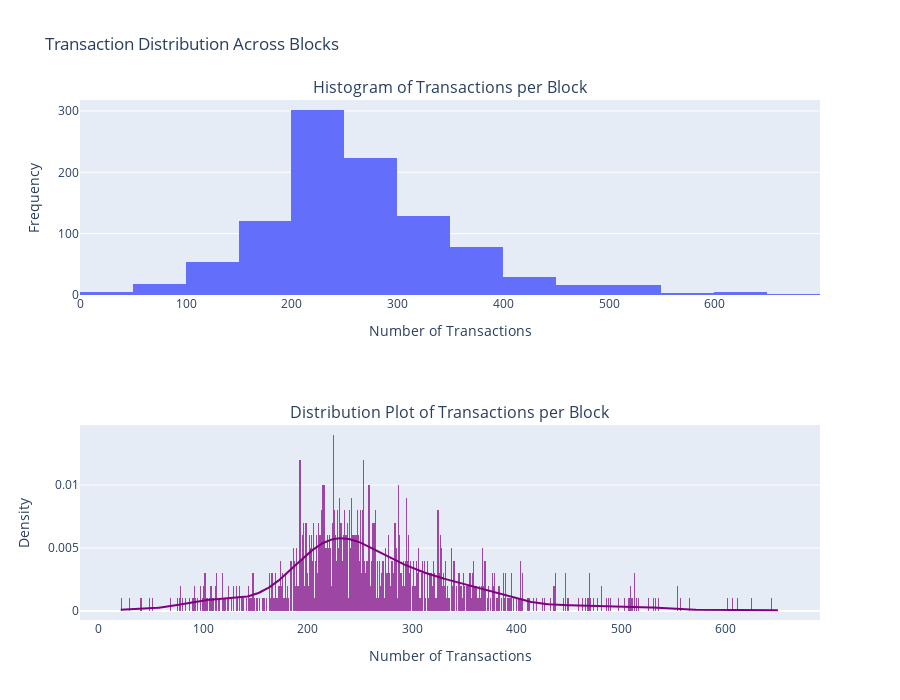

Source (notebook cell):
### Markdown cell above
### Distribution of Transaction per Block

### Code cell
fig3 = make_subplots(rows=2, cols=1, subplot_titles=(
    "Histogram of Transactions per Block",
    "Distribution Plot of Transactions per Block"
))

# 1. Histogram
hist_fig = px.histogram(block_df, x='transactions', nbins=30)
for trace in hist_fig['data']:
    fig3.add_trace(trace, row=1, col=1)

# 2. Distribution plot
dist_fig = ff.create_distplot([block_df['transactions']], group_labels=['Transactions'], colors=['purple'])
for trace in dist_fig['data']:
    fig3.add_trace(trace, row=2, col=1)

# Update layout
fig3.update_layout(
    height=700,
    title_text="Transaction Distribution Across Blocks",
    showlegend=False
)

fig3.update_xaxes(title_text='Number of Transactions', row=1, col=1)
fig3.update_yaxes(title_text='Frequency', row=1, col=1)
fig3.update_xaxes(title_text='Number of Transactions', row=2, col=1)
fig3.update_yaxes(title_text='Density', row=2, col=1)

fig3.show()

### Figure 1 — Plotly figure (JSON) as saved in the notebook; plotly's stock layout.template omitted (floating-point values rounded to 4 significant figures; data arrays with more than 128 entries replaced by an {"elided": "..."} marker saying what was removed)
{"data": [{"alignmentgroup": "True", "bingroup": "x", "hovertemplate": "transactions=%{x}<br>count=%{y}<extra></extra>", "legendgroup": "", "marker": {"color": "#636efa", "pattern": {"shape": ""}}, "name": "", "nbinsx": 30, "offsetgroup": "", "orientation": "v", "showlegend": false, "type": "histogram", "x": {"elided": "1001 int values"}, "xaxis": "x", "yaxis": "y"}, {"autobinx": false, "histnorm": "probability density", "legendgroup": "Transactions", "marker": {"color": "purple"}, "name": "Transactions", "opacity": 0.7, "type": "histogram", "x": {"elided": "1001 int values"}, "xaxis": "x2", "xbins": {"end": 651, "size": 1, "start": 21}, "yaxis": "y2"}, {"legendgroup": "Transactions", "marker": {"color": "purple"}, "mode": "lines", "name": "Transactions", "showlegend": false, "type": "scatter", "x": {"elided": "500 float values"}, "xaxis": "x2", "y": {"elided": "500 float values"}, "yaxis": "y2"}, {"legendgroup": "Transactions", "marker": {"color": "purple", "symbol": "line-ns-open"}, "mode": "markers", "name": "Transactions", "showlegend": false, "type": "scatter", "x": {"elided": "1001 int values"}, "xaxis": "x2", "y": {"elided": "1001 str values"}, "yaxis": "y2"}], "layout": {"annotations": [{"font": {"size": 16}, "showarrow": false, "text": "Histogram of Transactions per Block", "x": 0.5, "xanchor": "center", "xref": "paper", "y": 1, "yanchor": "bottom", "yref": "paper"}, {"font": {"size": 16}, "showarrow": false, "text": "Distribution Plot of Transactions per Block", "x": 0.5, "xanchor": "center", "xref": "paper", "y": 0.375, "yanchor": "bottom", "yref": "paper"}], "height": 700, "showlegend": false, "title": {"text": "Transaction Distribution Across Blocks"}, "xaxis": {"anchor": "y", "domain": [0, 1], "title": {"text": "Number of Transactions"}}, "xaxis2": {"anchor": "y2", "domain": [0, 1], "title": {"text": "Number of Transactions"}}, "yaxis": {"anchor": "x", "domain": [0.625, 1], "title": {"text": "Frequency"}}, "yaxis2": {"anchor": "x2", "domain": [0, 0.375], "title": {"text": "Density"}}}}
